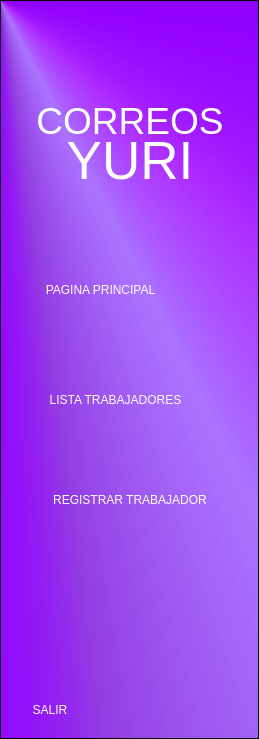
        <widget class="QFrame" name="frame_2">
         <property name="sizePolicy">
          <sizepolicy hsizetype="Fixed" vsizetype="Fixed">
           <horstretch>0</horstretch>
           <verstretch>0</verstretch>
          </sizepolicy>
         </property>
         <property name="maximumSize">
          <size>
           <width>400</width>
           <height>800</height>
          </size>
         </property>
         <property name="styleSheet">
          <string notr="true">QFrame{
background-color: qconicalgradient(cx:0, cy:0, angle:135, stop:0 rgba(46, 0, 255, 69), stop:0.25 rgba(90, 0, 255, 69), stop:0.375 rgba(144, 0, 255, 208), stop:0.4375 rgba(114, 0, 218, 130), stop:0.528409 rgba(144, 71, 255, 130), stop:0.573864 rgba(155, 0, 255, 145), stop:0.630682 rgba(144, 0, 255, 255), stop:0.636364 rgba(209, 0, 255, 69), stop:0.738636 rgba(187, 0, 255, 130), stop:0.903409 rgba(252, 0, 255, 69));}

 QPushButton{
font: 87 14pt &quot;Nexa Heavy&quot;;
background-color:none;
color:white;
border-radius:10px;
}

QPushButton:hover{
font: 87 14pt &quot;Nexa Heavy&quot;;
color: rgb(85, 0, 127);
background-color: rgb(255, 255, 255);
border-radius:10px;
padding:2px;
}

QLabel{
background-color:none;
font: 87 40pt &quot;Nexa Heavy&quot;;
color:white;}</string>
         </property>
         <property name="frameShape">
          <enum>QFrame::StyledPanel</enum>
         </property>
         <property name="frameShadow">
          <enum>QFrame::Raised</enum>
         </property>
         <property name="lineWidth">
          <number>1</number>
         </property>
         <widget class="QPushButton" name="btn_principal">
          <property name="geometry">
           <rect>
            <x>10</x>
            <y>270</y>
            <width>181</width>
            <height>40</height>
           </rect>
          </property>
          <property name="sizePolicy">
           <sizepolicy hsizetype="Fixed" vsizetype="Fixed">
            <horstretch>0</horstretch>
            <verstretch>0</verstretch>
           </sizepolicy>
          </property>
          <property name="maximumSize">
           <size>
            <width>200</width>
            <height>40</height>
           </size>
          </property>
          <property name="cursor">
           <cursorShape>PointingHandCursor</cursorShape>
          </property>
          <property name="styleSheet">
           <string notr="true">font: 20 pt&quot;MS Shell Dlg 2&quot;;</string>
          </property>
          <property name="text">
           <string>PAGINA PRINCIPAL</string>
          </property>
         </widget>
         <widget class="QPushButton" name="btn_lista">
          <property name="geometry">
           <rect>
            <x>10</x>
            <y>380</y>
            <width>211</width>
            <height>40</height>
           </rect>
          </property>
          <property name="sizePolicy">
           <sizepolicy hsizetype="Fixed" vsizetype="Fixed">
            <horstretch>0</horstretch>
            <verstretch>0</verstretch>
           </sizepolicy>
          </property>
          <property name="maximumSize">
           <size>
            <width>245</width>
            <height>40</height>
           </size>
          </property>
          <property name="cursor">
           <cursorShape>PointingHandCursor</cursorShape>
          </property>
          <property name="styleSheet">
           <string notr="true">font: 20 pt&quot;MS Shell Dlg 2&quot;;</string>
          </property>
          <property name="text">
           <string>LISTA TRABAJADORES</string>
          </property>
         </widget>
         <widget class="QPushButton" name="bt_registrartrabajador">
          <property name="geometry">
           <rect>
            <x>10</x>
            <y>480</y>
            <width>240</width>
            <height>40</height>
           </rect>
          </property>
          <property name="sizePolicy">
           <sizepolicy hsizetype="Fixed" vsizetype="Fixed">
            <horstretch>0</horstretch>
            <verstretch>0</verstretch>
           </sizepolicy>
          </property>
          <property name="maximumSize">
           <size>
            <width>240</width>
            <height>40</height>
           </size>
          </property>
          <property name="cursor">
           <cursorShape>PointingHandCursor</cursorShape>
          </property>
          <property name="styleSheet">
           <string notr="true">font: 20 pt&quot;MS Shell Dlg 2&quot;;</string>
          </property>
          <property name="text">
           <string>REGISTRAR TRABAJADOR</string>
          </property>
         </widget>
         <widget class="QPushButton" name="btn_salir">
          <property name="geometry">
           <rect>
            <x>10</x>
            <y>690</y>
            <width>80</width>
            <height>40</height>
           </rect>
          </property>
          <property name="sizePolicy">
           <sizepolicy hsizetype="Fixed" vsizetype="Fixed">
            <horstretch>0</horstretch>
            <verstretch>0</verstretch>
           </sizepolicy>
          </property>
          <property name="maximumSize">
           <size>
            <width>80</width>
            <height>40</height>
           </size>
          </property>
          <property name="cursor">
           <cursorShape>PointingHandCursor</cursorShape>
          </property>
          <property name="text">
           <string>SALIR</string>
          </property>
         </widget>
         <widget class="QLabel" name="label">
          <property name="geometry">
           <rect>
            <x>30</x>
            <y>100</y>
            <width>200</width>
            <height>40</height>
           </rect>
          </property>
          <property name="sizePolicy">
           <sizepolicy hsizetype="Fixed" vsizetype="Fixed">
            <horstretch>0</horstretch>
            <verstretch>0</verstretch>
           </sizepolicy>
          </property>
          <property name="maximumSize">
           <size>
            <width>200</width>
            <height>40</height>
           </size>
          </property>
          <property name="styleSheet">
           <string notr="true"/>
          </property>
          <property name="text">
           <string>&lt;!DOCTYPE HTML PUBLIC &quot;-//W3C//DTD HTML 4.0//EN&quot; &quot;http://www.w3.org/TR/REC-html40/strict.dtd&quot;&gt;
&lt;html&gt;&lt;head&gt;&lt;meta name=&quot;qrichtext&quot; content=&quot;1&quot; /&gt;&lt;style type=&quot;text/css&quot;&gt;
p, li { white-space: pre-wrap; }
&lt;/style&gt;&lt;/head&gt;&lt;body style=&quot; font-family:'Nexa Heavy'; font-size:40pt; font-weight:80; font-style:normal;&quot;&gt;
&lt;p align=&quot;center&quot; style=&quot; margin-top:12px; margin-bottom:12px; margin-left:0px; margin-right:0px; -qt-block-indent:0; text-indent:0px;&quot;&gt;&lt;span style=&quot; font-size:28pt;&quot;&gt;CORREOS&lt;/span&gt;&lt;/p&gt;&lt;/body&gt;&lt;/html&gt;</string>
          </property>
         </widget>
         <widget class="QLabel" name="label_2">
          <property name="geometry">
           <rect>
            <x>60</x>
            <y>129</y>
            <width>140</width>
            <height>65</height>
           </rect>
          </property>
          <property name="maximumSize">
           <size>
            <width>140</width>
            <height>65</height>
           </size>
          </property>
          <property name="styleSheet">
           <string notr="true"/>
          </property>
          <property name="text">
           <string>&lt;!DOCTYPE HTML PUBLIC &quot;-//W3C//DTD HTML 4.0//EN&quot; &quot;http://www.w3.org/TR/REC-html40/strict.dtd&quot;&gt;
&lt;html&gt;&lt;head&gt;&lt;meta name=&quot;qrichtext&quot; content=&quot;1&quot; /&gt;&lt;style type=&quot;text/css&quot;&gt;
p, li { white-space: pre-wrap; }
&lt;/style&gt;&lt;/head&gt;&lt;body style=&quot; font-family:'Nexa Heavy'; font-size:40pt; font-weight:80; font-style:normal;&quot;&gt;
&lt;p align=&quot;center&quot; style=&quot; margin-top:12px; margin-bottom:12px; margin-left:0px; margin-right:0px; -qt-block-indent:0; text-indent:0px;&quot;&gt;YURI&lt;/p&gt;&lt;/body&gt;&lt;/html&gt;</string>
          </property>
         </widget>
        </widget>
